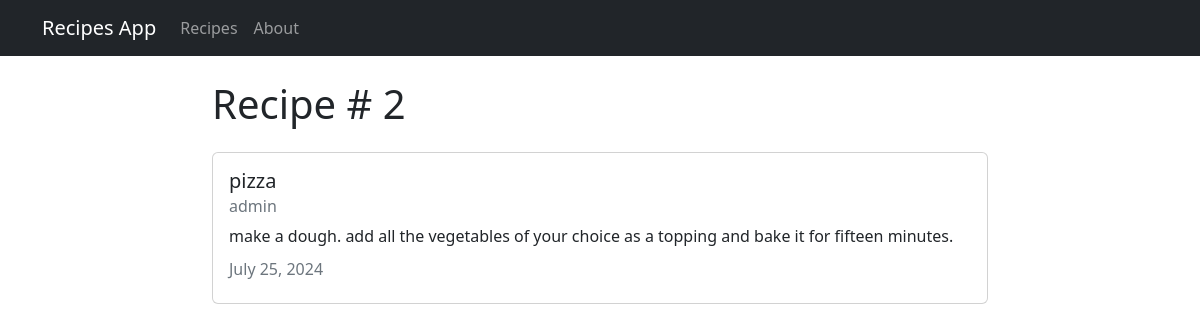
Screenshot of /recipe/2 with the database file from the repository.
### recipes/models.py (models this page shows, shortened)
class Recipe(models.Model):
  title = models.CharField(max_length=100)
  description = models.TextField()
  author = models.ForeignKey(User, on_delete=models.CASCADE)
  created_at = models.DateTimeField(auto_now_add=True)
  updated_at = models.DateTimeField(auto_now=True)

### recipes/views.py (the view)
# urls.py: path('recipe/<int:pk>', views.RecipeDetailView.as_view(), name="recipes-detail"),
class RecipeDetailView(DetailView):
  model = models.Recipe

### recipes/templates/recipes/recipe_detail.html (shortened to what this page needs)
{% extends "recipes/base.html" %}
{% block content %}
<h1>Recipe # {{object.id}}</h1>
<div class="card my-4">
  <div class="card-body">
    <h5 class="card-title">{{ object.title }}</h5>
    <h6 class="card-subtitle mb-2 text-muted">{{ object.author }}</h6>
    <p class="card-text">{{ object.description }}</p>
    <h6 class="card-subtitle mb-2 text-muted">
      {{ object.updated_at|date:"F d, Y" }}
    </h6>
  </div>
</div>
{% endblock content %}

### rows the page displays
Recipe: id "2", title "pizza", author "admin", description "make a dough. add all the vegetables of your choice as a topping and bake it for fifteen minutes.", updated_at "July 25, 2024"
